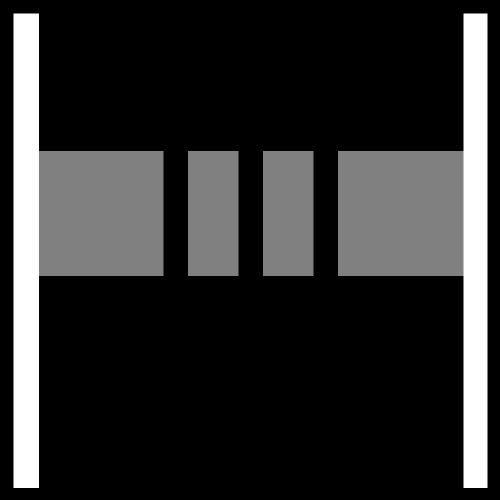
%> input picture code/Mensa.png, 1000 x 1000 px (shown at 1/2 size)
$ octave main.m   (GNU Octave 9; MATLAB toolbox functions it lacks are replaced by stand-ins)
%> lines starting %> are read from the running program, lines starting %| are printed output that depends on the picture
### code/getMensa.m
function potential = getMensa(visual)
%> called with visual = false

C = imread('Mensa.png');
%> C is the input picture: size 1000x1000 uint8; min 0, max 255, mean 46.4
potential = flipud(double(C));
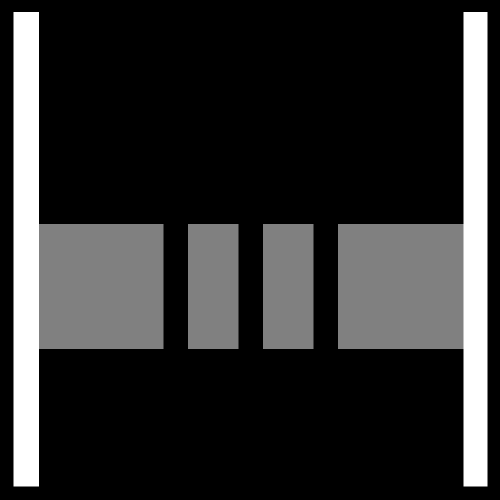
%> potential: size 1000x1000 double (shown at 1/2 size); min 0, max 255, mean 46.4; mean of the top-left, top-right, bottom-left and bottom-right quarters 34.1, 32.7, 60.1, 58.8

[width, height] = meshgrid(1:1000,1:1000);

% % 3D View
% MensaMap = figure('Name','Mensa Polyterasse Model');
% mesh(width, height, potential)
% colorbar
% colormap([1 0 0; 0 1 0; 0 0 1]);
% set(MensaMap,'Position',[67 380 560 420])

% Display the mensa (view from above)
if visual
    MensaContour = figure('Name','Mensa Contour');
    mesh(width, height, potential);
    view([0 0 1])
    colorbar
    colormap([1 1 1; .5 .5 .5; 0 0 0]);
    set(MensaContour,'Position',[400 380 560 420]);
    pause(3)
    close(MensaContour);
end

end

### code/getVectors.m
function [VectorX, VectorY] = getVectors(Size)

maxForce = 100;
HorDivisions = 200;
Parts = Size/HorDivisions;

%% Forces on agents in direction x
VectorX = zeros(Size);

% For the bottom
for i = 1:Size/2
    % left part of the mensa,
    for j = 1:Parts
        % create a Force to the right
        % proportional to agents distance from center
        for m = 0:(HorDivisions/2 - 1)
            VectorX(Size/2 + i, Parts*m + j) = ...
                floor( maxForce - maxForce*( m/(HorDivisions/2-1) ) );
        end
    end
end

% For the bottom right part, create a Force to the left
VectorX(:, ((Size/2)+1) : Size) = -fliplr( VectorX(:, 1:(Size/2) ) );

% After agents pay, they may move again towards the sides
VectorX(1: (Size/2) ,:) = -flipud( VectorX( ((Size/2)+1) : Size ,:));


%% Forces on agents in direction y
VectorY = ones(Size);

end

### code/init_agents.m
% Agent initializing function
function agent_Matrix = init_agents(tot_people)
    % Initialize Matrix as a empty array of structs
    agent_Matrix = zeros(9,tot_people);

    % [14 lines of commented-out code are left out]
    for i = 1:tot_people;
        agent_Matrix(1,i) = i;
    end

end

### code/Update_agents.m
%%Updating agents function
%Function that updates the propreties of the agents

function [updatedAM] = Update_agents(active_people,agent_Matrix,time,y_goal)

% Make walking time available
global walking_time;
% Make potential available
global V_b;

% Iterate over all present agents:
for i = 1:active_people
    % Select Agent (easier to work -> just 1 index necessary)
    updatingAgent = agent_Matrix(:,i);
    % [13 lines of commented-out code are left out]
    if(updatingAgent(1) ~= 0 && (updatingAgent(2) > 0 && ...
            updatingAgent(3) < y_goal))
        % If it is, then compute new position
        % NOTE: dt = 1!

        % -> compute force on agent => get acceleration
        [force_x,force_y] = Force_agent(updatingAgent(1),...
            active_people,V_b,agent_Matrix);

        % -> compute new speed of agent
        updatingAgent(4) = updatingAgent(4) + force_x;
        updatingAgent(5) = updatingAgent(5) + force_y;

        % -> compute new position
        updatingAgent(2) = updatingAgent(2) + updatingAgent(4) +...
            0.5*force_x;
        updatingAgent(3) = updatingAgent(3) + updatingAgent(5) +...
            0.5*force_y;

        % [7 lines of commented-out code are left out]
        if(updatingAgent(3) == y_goal)
            updatingAgent(7) = time;
            walking_time(i) = updatingAgent(7)-updatingAgent(6);
            % Make agent disappear -> ID = 0
            updatingAgent(1) = 0;
        end
    end
    agent_Matrix(:,i) = updatingAgent;
    clear updatingAgent;

end
% Store Updated Agent Matrix (AM)
updatedAM = agent_Matrix;
end

### code/Arriving_people.m
% Function for the creation of the number of agents
function [people]=Arriving_people(t)
%     % Local time step
%     deltat = 5;
%
%     %Number of steps
%     iter = floor(length(t)/deltat);
%
%     %Intializing solution vector
%     compact_people = zeros(iter,1);
    people = zeros(length(t),1);

    people(3) = 1;
% [15 lines of commented-out code are left out]

end

### code/main.m
%% Mensa Simulation

% Group Name:     Hungry People
% Group Members:  Flurin Arner
%                 Samuele Demicheli
%                 Alessandro Schaer
%                 Gerson Solca'
%
% This file executes the simulation calling all the other implemented
% functions

clear all; close all; clc;

% Images desired?
visual = false;

%% Parameters

% Define the time interval in which we want to simulate
t = 0:600;             % -> We simulate 2.5 hours. Simulation step: 1s
t_F = t(length(t));         % Final Time of Simulation

% Potential boundary
global V_b;
V_b = getMensa(visual);

% Define treshold y value for goal (read plausible value from the map)
y_goal = 700;

% Desired velocity matrix
global desVel_x;
global desVel_y;
% desVel_x = zeros(size(V_b));
% desVel_y = 100*ones(size(V_b));

% disp('Computing total amount of agents...')

MensaSize = size(V_b);
%> MensaSize = [1000 1000]

fprintf('Getting Vectors...\n')
[desVel_x, desVel_y] = getVectors(MensaSize);
%> after the loop in getVectors, `for i = 1:Size/2`:
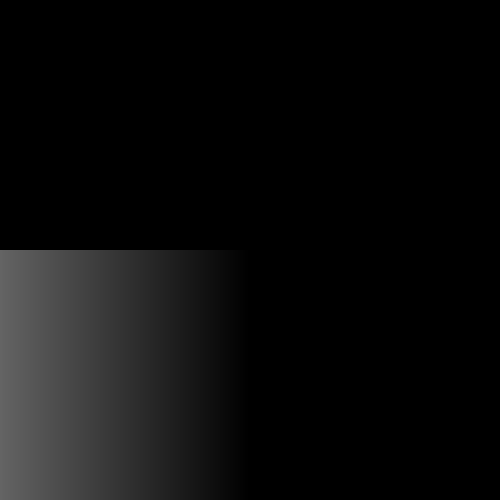
%> VectorX: size 1000x1000 double (shown at 1/2 size); min 0, max 100, mean 12.4
%> in getVectors, `VectorX(:, ((Size/2)+1) : Size) = -fliplr( VectorX(:, 1:(Size/2) ) );`:
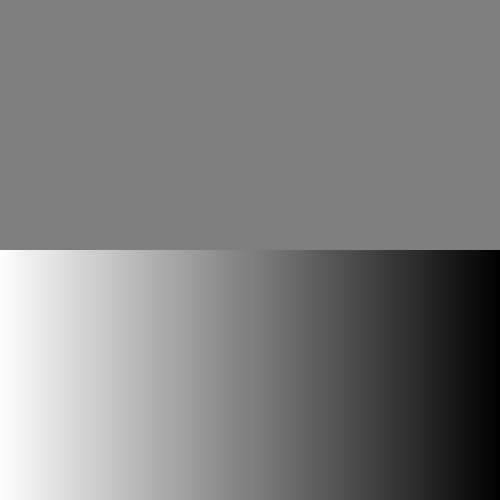
%> VectorX: size 1000x1000 double (shown at 1/2 size); min -100, max 100, mean 0; drawn with min black and max white
%> in getVectors, `VectorX(1: (Size/2) ,:) = -flipud( VectorX( ((Size/2)+1) : Size ,:));`:
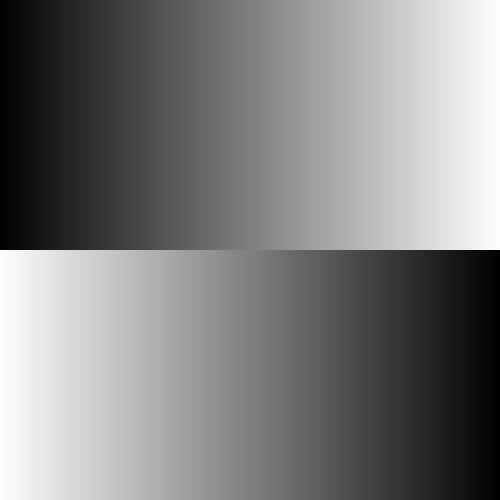
%> VectorX: size 1000x1000 double (shown at 1/2 size); min -100, max 100, mean 0; mean of the top-left, top-right, bottom-left and bottom-right quarters -49.5, 49.5, 49.5, -49.5; drawn with min black and max white

fprintf('Computing total amount of agents...\n\n');

% Vector contianing the arriving people as a gaussian distr. over time
incoming_people = Arriving_people(t);

% Total people coming during the whole time interval:
tot_people = sum(incoming_people);
fprintf('Total amount of agents is: %.f\n',tot_people);

fprintf('Over a time interval of %.f seconds.\n\n',t_F);

% Define variable which we're interested in
global walking_time;
walking_time = zeros(tot_people,1);

%% Agent Initialization
fprintf('Initializing agents...\n\n');
% Initialize the agent Matrix AM:
AM = init_agents(tot_people);
%> the run ends on the next line
% ELEMENTS OF agent_Matrix ARE VECTORS CONTAINING THE INFORMATION OF
% THE AGENT i
%
%   agent_Matrix(:,i) = [i
%                      Pos_xi
%                      Pos_yi
%                      v_xi
%                      v_yi
%                      ent_ti
%                      ext_ti
%                      des_v_xi
%                      des_v_yi]
fprintf('Initialization done.\n\n')

%% Actual Simulation
fprintf('################# \nStarting Simulation. \n');
fprintf('################# \n\n');
fprintf('Computing time iterations. Please be patient: ');
fprintf('the procedure \nmay take a few minutes...\n\n');

% Initialize log matrix: each time step status gets saved here
log_Matrix = cell(t_F,1);

% Log the arrived people
placed_people = 0;

for i = 1:t_F-1;
    % Update log
    placed_people = sum(incoming_people(1:i));
    new_people = incoming_people(i+1);
    new_and_placed_people = placed_people + new_people;

    % Create helping vector to place agents
    placingAgent = zeros(9,1);

    % Make appear agents as suggested by incoming_people

    % Set initial positions of new agents to valid position
    for k = placed_people:new_and_placed_people;
        % Already placed agents have an x-position different from 0!
        if  k ~= 0 && AM(2,k) == 0
            placingAgent = AM(:,k);
            % Initialize x-Position as 496, 497, ..., 505 (in the middle of
            % the mensa map along the y=10-Axis)
            placingAgent(2) = 498 + floor( 9*rand(1) );

            % y-Position to 10
            placingAgent(3) = 10;

            % Set des velocity
            placingAgent(8) = desVel_x(placingAgent(2),placingAgent(3));
            placingAgent(9) = desVel_y(placingAgent(2),placingAgent(3));

            % Rewrite AM(:,k)
            AM(:,k) = placingAgent;
        end
    end

    % Compute and store timestep of relevant agents (Update_agents already
    % knows which agents are relevant)
    AM = Update_agents(new_and_placed_people,AM,i,y_goal);
